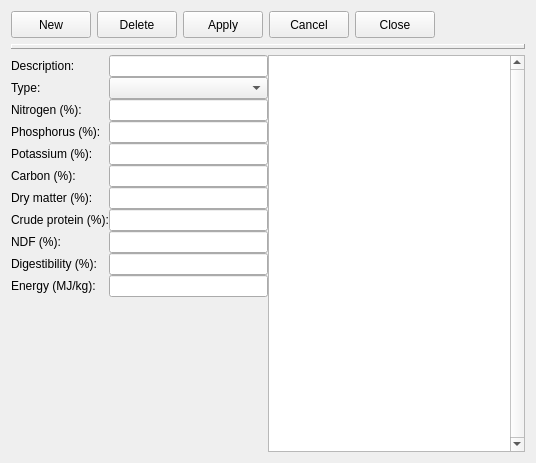
<?xml version="1.0" encoding="UTF-8"?>
<ui version="4.0">
 <class>prchfeeds</class>
 <widget class="impgenmaint" name="prchfeeds">
  <property name="geometry">
   <rect>
    <x>0</x>
    <y>0</y>
    <width>536</width>
    <height>463</height>
   </rect>
  </property>
  <property name="windowTitle">
   <string>Form</string>
  </property>
  <property name="TableName">
   <string>restypes</string>
  </property>
  <property name="KeyField">
   <string>res_cod</string>
  </property>
  <property name="DisplayColumn">
   <string>res_des</string>
  </property>
  <property name="DisplayColumnDescription">
   <string>Purchased feeds</string>
  </property>
  <layout class="QVBoxLayout" name="verticalLayout_3">
   <item>
    <layout class="QHBoxLayout" name="horizontalLayout_11">
     <item>
      <widget class="QPushButton" name="cmdnew">
       <property name="enabled">
        <bool>true</bool>
       </property>
       <property name="minimumSize">
        <size>
         <width>0</width>
         <height>27</height>
        </size>
       </property>
       <property name="maximumSize">
        <size>
         <width>16777215</width>
         <height>27</height>
        </size>
       </property>
       <property name="toolTip">
        <string/>
       </property>
       <property name="text">
        <string>New</string>
       </property>
       <property name="icon">
        <iconset resource="../images/images.qrc">
         <normaloff>:/images/new3.png</normaloff>:/images/new3.png</iconset>
       </property>
       <property name="flat">
        <bool>false</bool>
       </property>
      </widget>
     </item>
     <item>
      <widget class="QPushButton" name="cmdelete">
       <property name="enabled">
        <bool>true</bool>
       </property>
       <property name="minimumSize">
        <size>
         <width>0</width>
         <height>27</height>
        </size>
       </property>
       <property name="maximumSize">
        <size>
         <width>16777215</width>
         <height>27</height>
        </size>
       </property>
       <property name="toolTip">
        <string/>
       </property>
       <property name="text">
        <string>Delete</string>
       </property>
       <property name="icon">
        <iconset resource="../images/images.qrc">
         <normaloff>:/images/delete3.png</normaloff>:/images/delete3.png</iconset>
       </property>
       <property name="flat">
        <bool>false</bool>
       </property>
      </widget>
     </item>
     <item>
      <widget class="QPushButton" name="cmdapply">
       <property name="enabled">
        <bool>true</bool>
       </property>
       <property name="minimumSize">
        <size>
         <width>0</width>
         <height>27</height>
        </size>
       </property>
       <property name="maximumSize">
        <size>
         <width>16777215</width>
         <height>27</height>
        </size>
       </property>
       <property name="toolTip">
        <string/>
       </property>
       <property name="text">
        <string>Apply</string>
       </property>
       <property name="icon">
        <iconset resource="../images/images.qrc">
         <normaloff>:/images2/new/apply.png</normaloff>:/images2/new/apply.png</iconset>
       </property>
       <property name="flat">
        <bool>false</bool>
       </property>
      </widget>
     </item>
     <item>
      <widget class="QPushButton" name="cmdcancel">
       <property name="enabled">
        <bool>true</bool>
       </property>
       <property name="minimumSize">
        <size>
         <width>0</width>
         <height>27</height>
        </size>
       </property>
       <property name="maximumSize">
        <size>
         <width>16777215</width>
         <height>27</height>
        </size>
       </property>
       <property name="toolTip">
        <string/>
       </property>
       <property name="text">
        <string>Cancel</string>
       </property>
       <property name="icon">
        <iconset resource="../images/images.qrc">
         <normaloff>:/images2/new/cancel.png</normaloff>:/images2/new/cancel.png</iconset>
       </property>
       <property name="flat">
        <bool>false</bool>
       </property>
      </widget>
     </item>
     <item>
      <widget class="QPushButton" name="cmdclose">
       <property name="enabled">
        <bool>true</bool>
       </property>
       <property name="minimumSize">
        <size>
         <width>0</width>
         <height>27</height>
        </size>
       </property>
       <property name="maximumSize">
        <size>
         <width>16777215</width>
         <height>27</height>
        </size>
       </property>
       <property name="toolTip">
        <string/>
       </property>
       <property name="text">
        <string>Close</string>
       </property>
       <property name="icon">
        <iconset resource="../images/images.qrc">
         <normaloff>:/images2/new/closeform.png</normaloff>:/images2/new/closeform.png</iconset>
       </property>
       <property name="flat">
        <bool>false</bool>
       </property>
      </widget>
     </item>
     <item>
      <spacer name="horizontalSpacer_2">
       <property name="orientation">
        <enum>Qt::Horizontal</enum>
       </property>
       <property name="sizeHint" stdset="0">
        <size>
         <width>40</width>
         <height>20</height>
        </size>
       </property>
      </spacer>
     </item>
    </layout>
   </item>
   <item>
    <widget class="QLabel" name="Panel2">
     <property name="enabled">
      <bool>true</bool>
     </property>
     <property name="maximumSize">
      <size>
       <width>16777215</width>
       <height>5</height>
      </size>
     </property>
     <property name="toolTip">
      <string/>
     </property>
     <property name="layoutDirection">
      <enum>Qt::LeftToRight</enum>
     </property>
     <property name="frameShape">
      <enum>QFrame::Panel</enum>
     </property>
     <property name="frameShadow">
      <enum>QFrame::Raised</enum>
     </property>
     <property name="text">
      <string/>
     </property>
     <property name="alignment">
      <set>Qt::AlignCenter</set>
     </property>
    </widget>
   </item>
   <item>
    <layout class="QHBoxLayout" name="horizontalLayout_6">
     <property name="spacing">
      <number>0</number>
     </property>
     <property name="margin">
      <number>0</number>
     </property>
     <item>
      <layout class="QVBoxLayout" name="verticalLayout_2">
       <property name="spacing">
        <number>0</number>
       </property>
       <property name="margin">
        <number>0</number>
       </property>
       <item>
        <layout class="QGridLayout" name="gridLayout">
         <item row="0" column="0">
          <widget class="QLabel" name="Label2_2">
           <property name="enabled">
            <bool>true</bool>
           </property>
           <property name="toolTip">
            <string/>
           </property>
           <property name="text">
            <string>Description:</string>
           </property>
          </widget>
         </item>
         <item row="0" column="1">
          <widget class="IMPEdit" name="iMPEdit_5">
           <property name="TableName">
            <string>restypes</string>
           </property>
           <property name="FieldName">
            <string>res_des</string>
           </property>
          </widget>
         </item>
         <item row="1" column="1">
          <widget class="IMPComboBox" name="iMPComboBox">
           <property name="TableName">
            <string>restypes</string>
           </property>
           <property name="FieldName">
            <string>RES_CAT</string>
           </property>
          </widget>
         </item>
         <item row="1" column="0">
          <widget class="QLabel" name="label">
           <property name="text">
            <string>Type:</string>
           </property>
          </widget>
         </item>
         <item row="2" column="1">
          <widget class="IMPEdit" name="iMPEdit">
           <property name="TableName">
            <string>restypes</string>
           </property>
           <property name="FieldName">
            <string>nitrogen</string>
           </property>
          </widget>
         </item>
         <item row="3" column="1">
          <widget class="IMPEdit" name="iMPEdit_2">
           <property name="TableName">
            <string>restypes</string>
           </property>
           <property name="FieldName">
            <string>phosphorus</string>
           </property>
          </widget>
         </item>
         <item row="4" column="1">
          <widget class="IMPEdit" name="iMPEdit_3">
           <property name="TableName">
            <string>restypes</string>
           </property>
           <property name="FieldName">
            <string>potassium</string>
           </property>
          </widget>
         </item>
         <item row="5" column="1">
          <widget class="IMPEdit" name="iMPEdit_4">
           <property name="TableName">
            <string>restypes</string>
           </property>
           <property name="FieldName">
            <string>carbon</string>
           </property>
          </widget>
         </item>
         <item row="6" column="1">
          <widget class="IMPEdit" name="iMPEdit_6">
           <property name="TableName">
            <string>restypes</string>
           </property>
           <property name="FieldName">
            <string>drymatter</string>
           </property>
          </widget>
         </item>
         <item row="7" column="1">
          <widget class="IMPEdit" name="iMPEdit_7">
           <property name="TableName">
            <string>restypes</string>
           </property>
           <property name="FieldName">
            <string>cprotein</string>
           </property>
          </widget>
         </item>
         <item row="8" column="1">
          <widget class="IMPEdit" name="iMPEdit_8">
           <property name="TableName">
            <string>restypes</string>
           </property>
           <property name="FieldName">
            <string>ndf</string>
           </property>
          </widget>
         </item>
         <item row="9" column="1">
          <widget class="IMPEdit" name="iMPEdit_9">
           <property name="TableName">
            <string>restypes</string>
           </property>
           <property name="FieldName">
            <string>digesti</string>
           </property>
          </widget>
         </item>
         <item row="10" column="1">
          <widget class="IMPEdit" name="iMPEdit_10">
           <property name="TableName">
            <string>restypes</string>
           </property>
           <property name="FieldName">
            <string>energy</string>
           </property>
          </widget>
         </item>
         <item row="2" column="0">
          <widget class="QLabel" name="label_2">
           <property name="text">
            <string>Nitrogen (%):</string>
           </property>
          </widget>
         </item>
         <item row="3" column="0">
          <widget class="QLabel" name="label_3">
           <property name="text">
            <string>Phosphorus (%):</string>
           </property>
          </widget>
         </item>
         <item row="4" column="0">
          <widget class="QLabel" name="label_4">
           <property name="text">
            <string>Potassium (%):</string>
           </property>
          </widget>
         </item>
         <item row="5" column="0">
          <widget class="QLabel" name="label_5">
           <property name="text">
            <string>Carbon (%):</string>
           </property>
          </widget>
         </item>
         <item row="6" column="0">
          <widget class="QLabel" name="label_6">
           <property name="text">
            <string>Dry matter (%):</string>
           </property>
          </widget>
         </item>
         <item row="7" column="0">
          <widget class="QLabel" name="label_7">
           <property name="text">
            <string>Crude protein (%):</string>
           </property>
          </widget>
         </item>
         <item row="8" column="0">
          <widget class="QLabel" name="label_8">
           <property name="text">
            <string>NDF (%):</string>
           </property>
          </widget>
         </item>
         <item row="9" column="0">
          <widget class="QLabel" name="label_9">
           <property name="text">
            <string>Digestibility (%):</string>
           </property>
          </widget>
         </item>
         <item row="10" column="0">
          <widget class="QLabel" name="label_10">
           <property name="text">
            <string>Energy (MJ/kg):</string>
           </property>
          </widget>
         </item>
        </layout>
       </item>
       <item>
        <spacer name="verticalSpacer_2">
         <property name="orientation">
          <enum>Qt::Vertical</enum>
         </property>
         <property name="sizeHint" stdset="0">
          <size>
           <width>20</width>
           <height>40</height>
          </size>
         </property>
        </spacer>
       </item>
      </layout>
     </item>
     <item>
      <widget class="QTableView" name="ListView1">
       <property name="verticalScrollBarPolicy">
        <enum>Qt::ScrollBarAlwaysOn</enum>
       </property>
      </widget>
     </item>
    </layout>
   </item>
  </layout>
 </widget>
 <customwidgets>
  <customwidget>
   <class>IMPEdit</class>
   <extends>QLineEdit</extends>
   <header>impedit.h</header>
  </customwidget>
  <customwidget>
   <class>IMPComboBox</class>
   <extends>QComboBox</extends>
   <header>impcombobox.h</header>
  </customwidget>
  <customwidget>
   <class>impgenmaint</class>
   <extends>QWidget</extends>
   <header>impgenmaint.h</header>
   <container>1</container>
  </customwidget>
 </customwidgets>
 <resources>
  <include location="../images/images.qrc"/>
 </resources>
 <connections/>
</ui>
